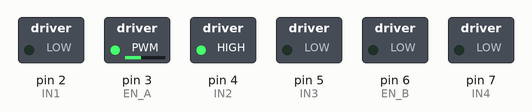
Recording of a sketch running on a simulated Arduino Uno, built with avr-gcc and run on an emulated ATmega328P. On the bench: switched loads named in the sketch (green lamp = pin HIGH).

Above: at 0.1 s.
Timing chart, 0 to 1.6 s (numbered marks = the images above):
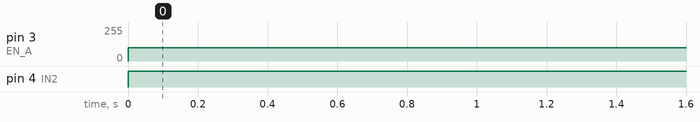

Measured:
- by itself, pin 3 (EN_A): 0/255 → 100/255 at 0.00 s
- by itself, pin 4 (IN2): LOW → HIGH at 0.00 s

The sketch:

move_3.0.ino
```cpp
int IN1 = 2;       //control pin for first motor
int IN2 = 4;       //control pin for first motor
int EN_A = 3;      //Enable pin for first motor
int IN3 = 5;
int IN4 = 7;
int EN_B = 6;

void setup() {
    pinMode(EN_A, OUTPUT);
    pinMode(IN1, OUTPUT);
    pinMode(IN2, OUTPUT);
    pinMode(EN_B, OUTPUT);
    pinMode(IN3, OUTPUT);
    pinMode(IN4, OUTPUT);
}

void loop() {
    analogWrite(EN_A, 100);
    digitalWrite(IN1, LOW);
    digitalWrite(IN2, HIGH);
//    analogWrite(EN_B, 220);
//////    digitalWrite(IN3, HIGH);
//////    digitalWrite(IN4, LOW);
////    delay(2000);
////    analogWrite(EN_A, 220);
////    digitalWrite(IN1, HIGH);
////    digitalWrite(IN2, LOW);
////    delay(2000);
//
//    digitalWrite(IN3, LOW);
//    digitalWrite(IN4, HIGH);

}
```
